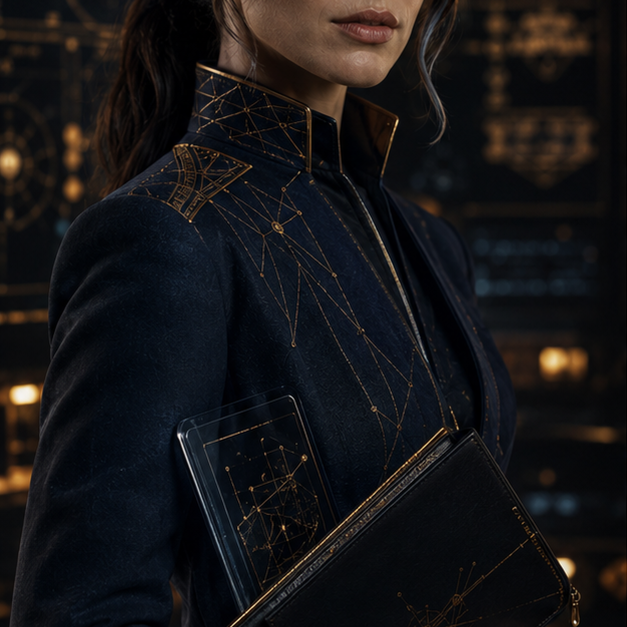
#> input picture apps/uploads/agents/cmq4osr770001aynt2okryjpq-1780898787425.png, 1254 x 1254 px, found by its file name (shown at 1/2 size); its folder holds only this picture in this run
$ python generate-agent-sprites.py
#> lines starting #> are read from the running program, lines starting #| are printed output that depends on the picture
#!/usr/bin/env python3
"""Generate pixel-art sprites for the Living Kingdom scene from the agent portraits.

Each realistic portrait in apps/web/public/agents/*.png is cropped to the head and
shoulders, downscaled to a small pixel grid and palette-reduced, producing a pixel-art
token in apps/web/public/kingdom/sprites/. The Living Kingdom scene (KingdomScene.tsx)
renders these with `image-rendering: pixelated` so the figures match the pixel map.

Run from the repo root after adding/replacing a portrait:

    python3 scripts/generate-agent-sprites.py

Requires Pillow (`pip install pillow`).
"""
import os
from PIL import Image

ROOT = os.path.dirname(os.path.dirname(os.path.abspath(__file__)))
SRC = os.path.join(ROOT, "apps/web/public/agents")
OUT = os.path.join(ROOT, "apps/web/public/kingdom/sprites")

SPRITE = 44  # pixel-grid resolution (the scene upscales it with image-rendering: pixelated)
COLORS = 40  # palette size — low enough to read as pixel art, high enough to keep the face

def main() -> None:
    os.makedirs(OUT, exist_ok=True)
    for fn in sorted(os.listdir(SRC)):
        if not fn.lower().endswith(".png"):
            continue
        img = Image.open(os.path.join(SRC, fn)).convert("RGB")
#> img is the input picture: PIL image 1254x1254 RGB; mean R, G, B 21.8, 20.7, 22.2
        w, h = img.size
#> w = 1254; h = 1254
        side = int(w * 0.66)               # zoom onto head + shoulders
#> side = 827
        cx = w // 2
#> cx = 627
        top = int(h * 0.06)
#> top = 75
        crop = img.crop((cx - side // 2, top, cx + side // 2, top + side))
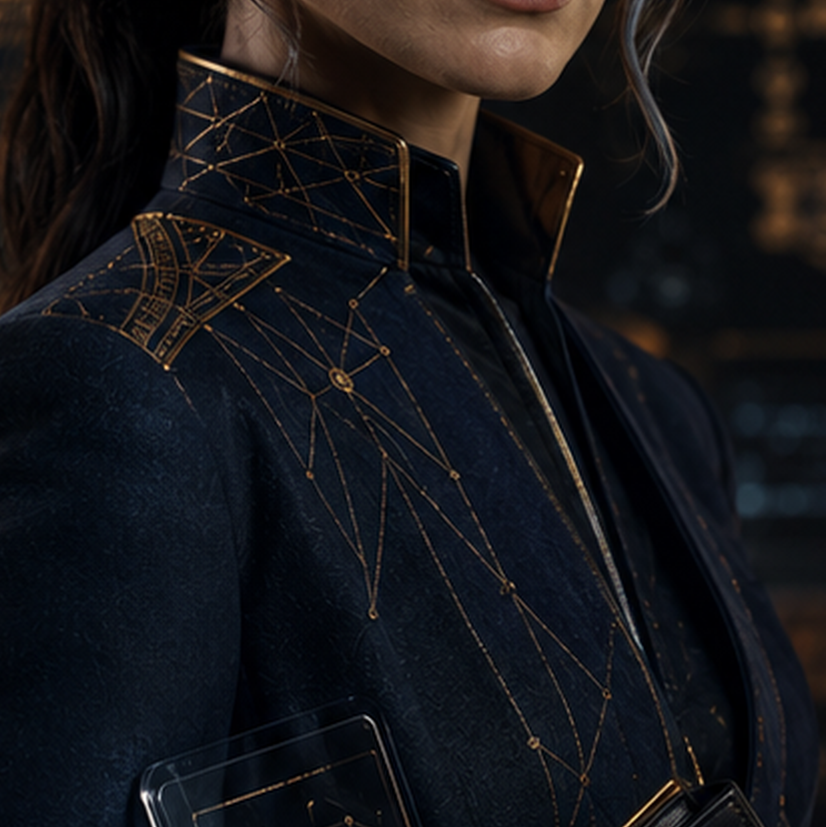
#> crop: PIL image 826x827 RGB; mean R, G, B 20.5, 20.9, 24.6
        small = crop.resize((SPRITE, SPRITE), Image.LANCZOS)
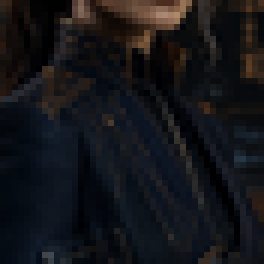
#> small: PIL image 44x44 RGB (shown 6 times larger); mean R, G, B 20.5, 20.9, 24.6
        small = small.quantize(colors=COLORS, method=Image.MEDIANCUT, dither=Image.NONE).convert("RGB")
        small.save(os.path.join(OUT, fn))
        print("wrote", fn)

if __name__ == "__main__":
    main()

$ run again, on apps/uploads/agents/cmq4osr770001aynt2okryjpq-1781778578624.png
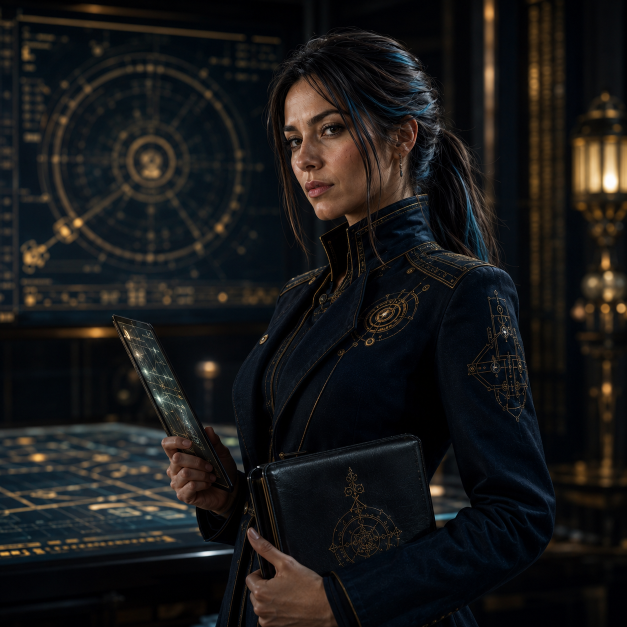
#> input picture apps/uploads/agents/cmq4osr770001aynt2okryjpq-1781778578624.png, 1254 x 1254 px, found by its file name (shown at 1/2 size)
#> in main, img is the input picture: PIL image 1254x1254 RGB; mean R, G, B 25.1, 24.5, 24.2
#> in main, `crop = img.crop((cx - side // 2, top, cx + side // 2, top + side))`:
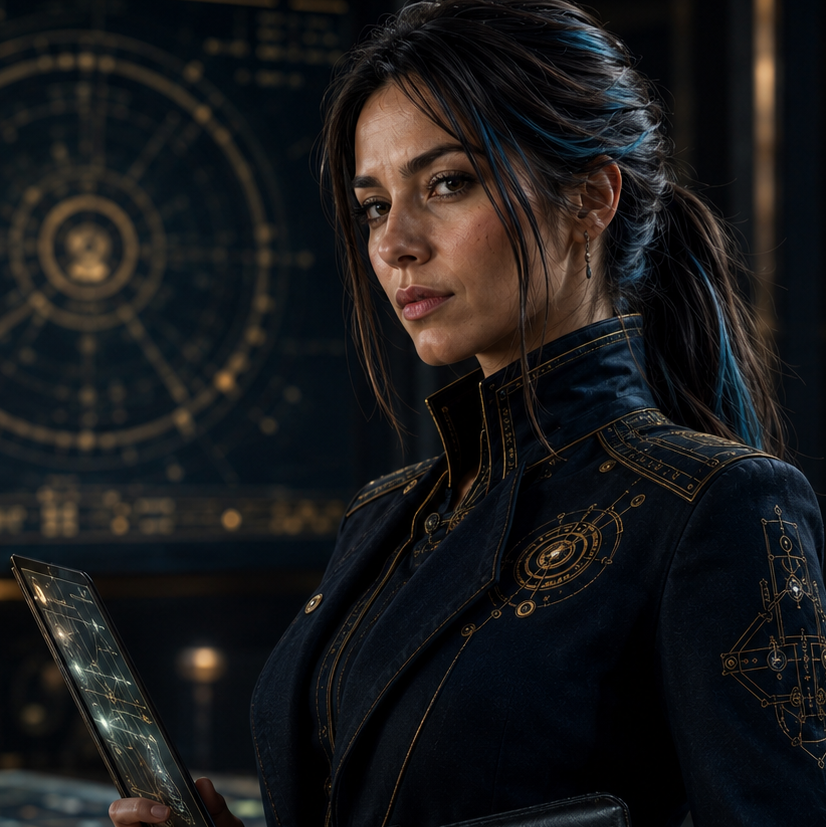
#> crop: PIL image 826x827 RGB; mean R, G, B 25.4, 25.3, 26.1
#> in main, `small = small.quantize(colors=COLORS, method=Image.MEDIANCUT, dither=I..`:
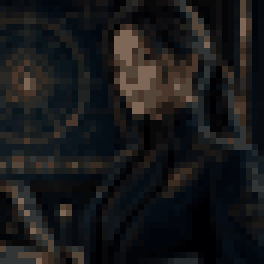
#> small: PIL image 44x44 RGB (shown 6 times larger); mean R, G, B 24.7, 24.8, 25.7

$ run again, on apps/uploads/agents/cmq4osr7y0002aynt0dtzitnx-1780898814648.png
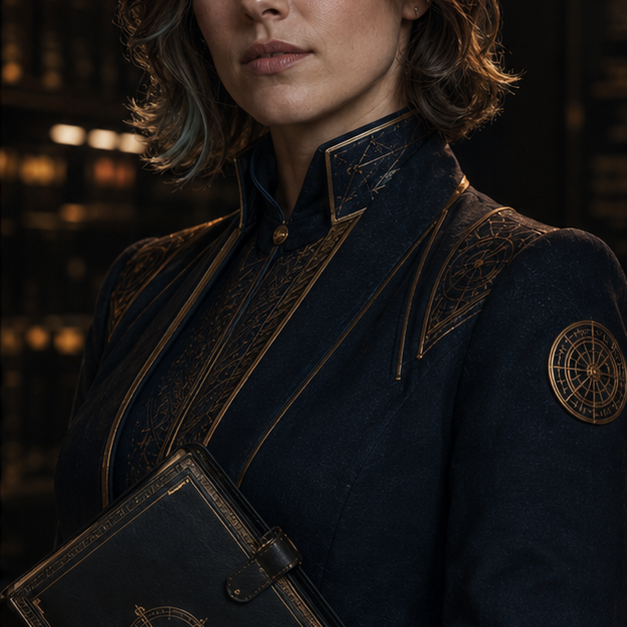
#> input picture apps/uploads/agents/cmq4osr7y0002aynt0dtzitnx-1780898814648.png, 1254 x 1254 px, found by its file name (shown at 1/2 size)
#> in main, img is the input picture: PIL image 1254x1254 RGB; mean R, G, B 27.1, 23.6, 22.3
#> in main, `crop = img.crop((cx - side // 2, top, cx + side // 2, top + side))`:
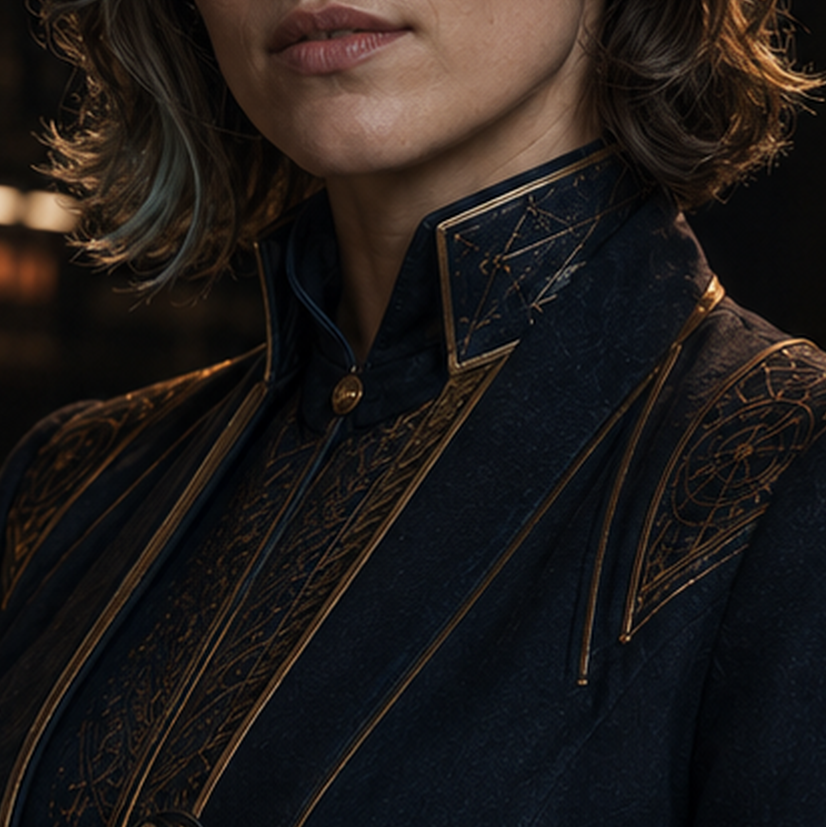
#> crop: PIL image 826x827 RGB; mean R, G, B 31.5, 26.7, 25
#> in main, `small = crop.resize((SPRITE, SPRITE), Image.LANCZOS)`:
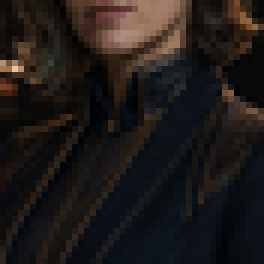
#> small: PIL image 44x44 RGB (shown 6 times larger); mean R, G, B 31.5, 26.7, 25

$ run again, on apps/uploads/agents/cmq4osr7y0002aynt0dtzitnx-1780899632634.png
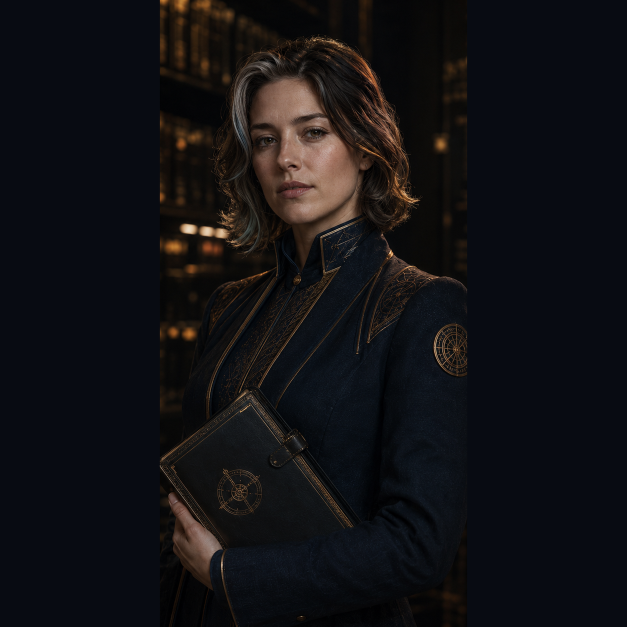
#> input picture apps/uploads/agents/cmq4osr7y0002aynt0dtzitnx-1780899632634.png, 1254 x 1254 px, found by its file name (shown at 1/2 size)
#> in main, img is the input picture: PIL image 1254x1254 RGB; mean R, G, B 17.6, 17.1, 19.8
#> in main, `crop = img.crop((cx - side // 2, top, cx + side // 2, top + side))`:
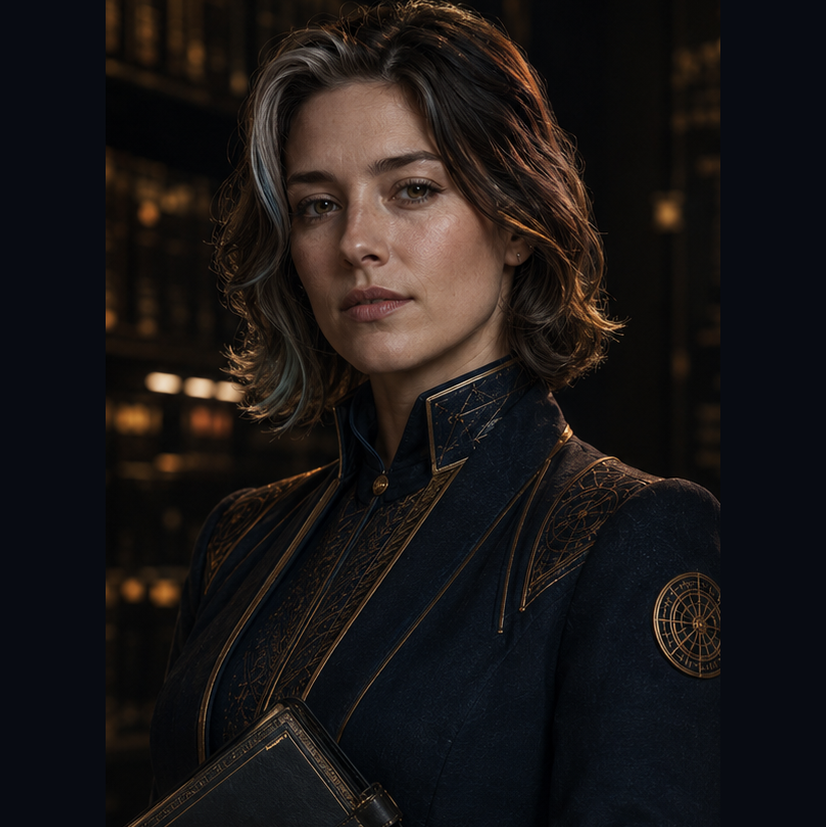
#> crop: PIL image 826x827 RGB; mean R, G, B 26.4, 22.8, 22.4
#> in main, `small = crop.resize((SPRITE, SPRITE), Image.LANCZOS)`:
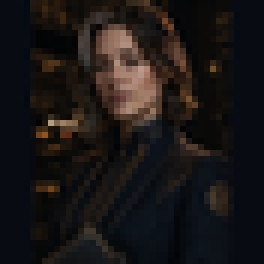
#> small: PIL image 44x44 RGB (shown 6 times larger); mean R, G, B 26.4, 22.8, 22.4

$ run again, on apps/uploads/agents/cmq4osr770001aynt2okryjpq-1780899603542.png
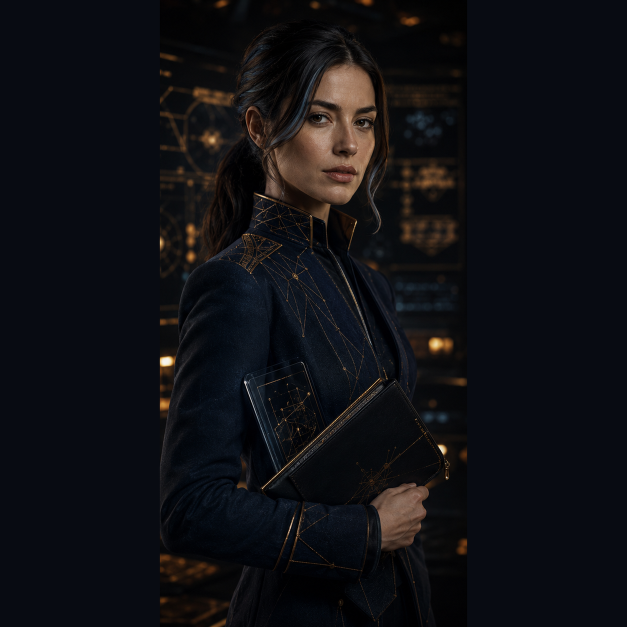
#> input picture apps/uploads/agents/cmq4osr770001aynt2okryjpq-1780899603542.png, 1254 x 1254 px, found by its file name (shown at 1/2 size)
#> in main, img is the input picture: PIL image 1254x1254 RGB; mean R, G, B 15.1, 15.5, 19.3
#> in main, `crop = img.crop((cx - side // 2, top, cx + side // 2, top + side))`:
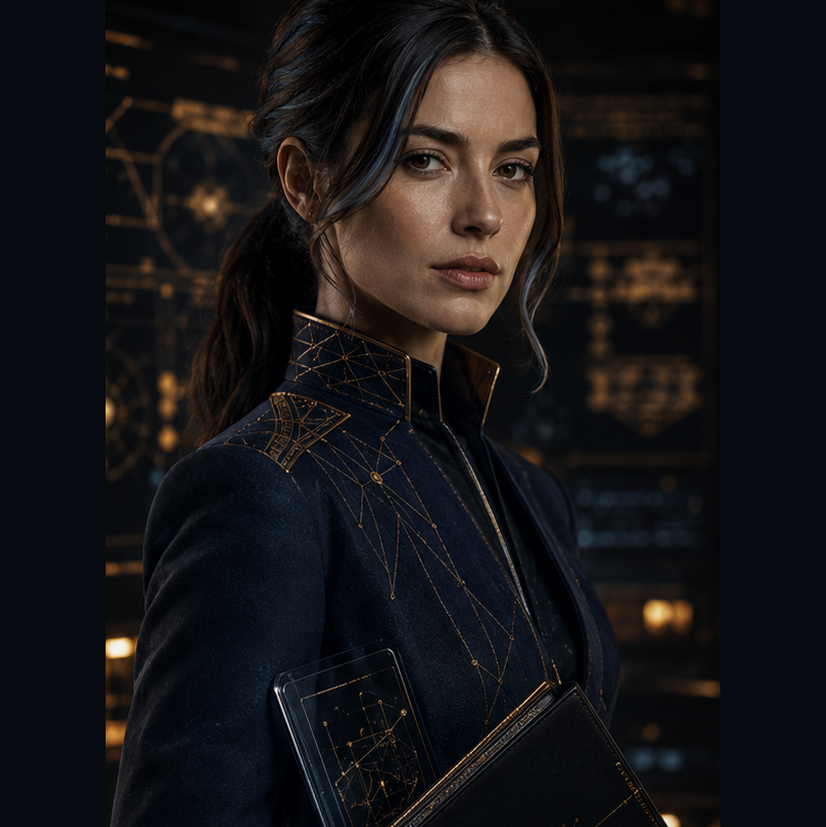
#> crop: PIL image 826x827 RGB; mean R, G, B 22.2, 20.6, 22.3
#> in main, `small = crop.resize((SPRITE, SPRITE), Image.LANCZOS)`:
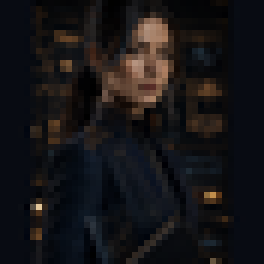
#> small: PIL image 44x44 RGB (shown 6 times larger); mean R, G, B 22.2, 20.6, 22.3
